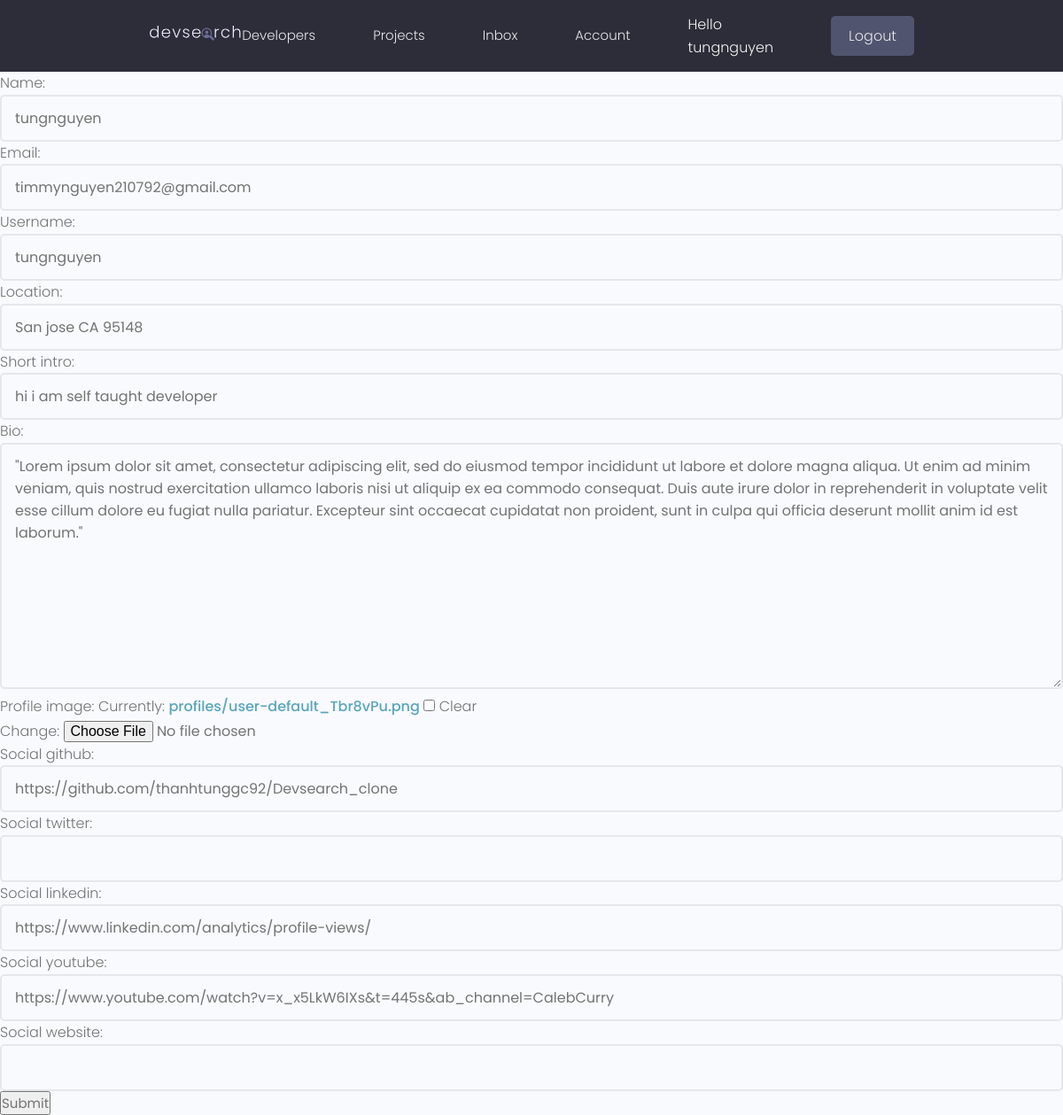
Page /profiles/user/edit (signed in) on the earlier database version.
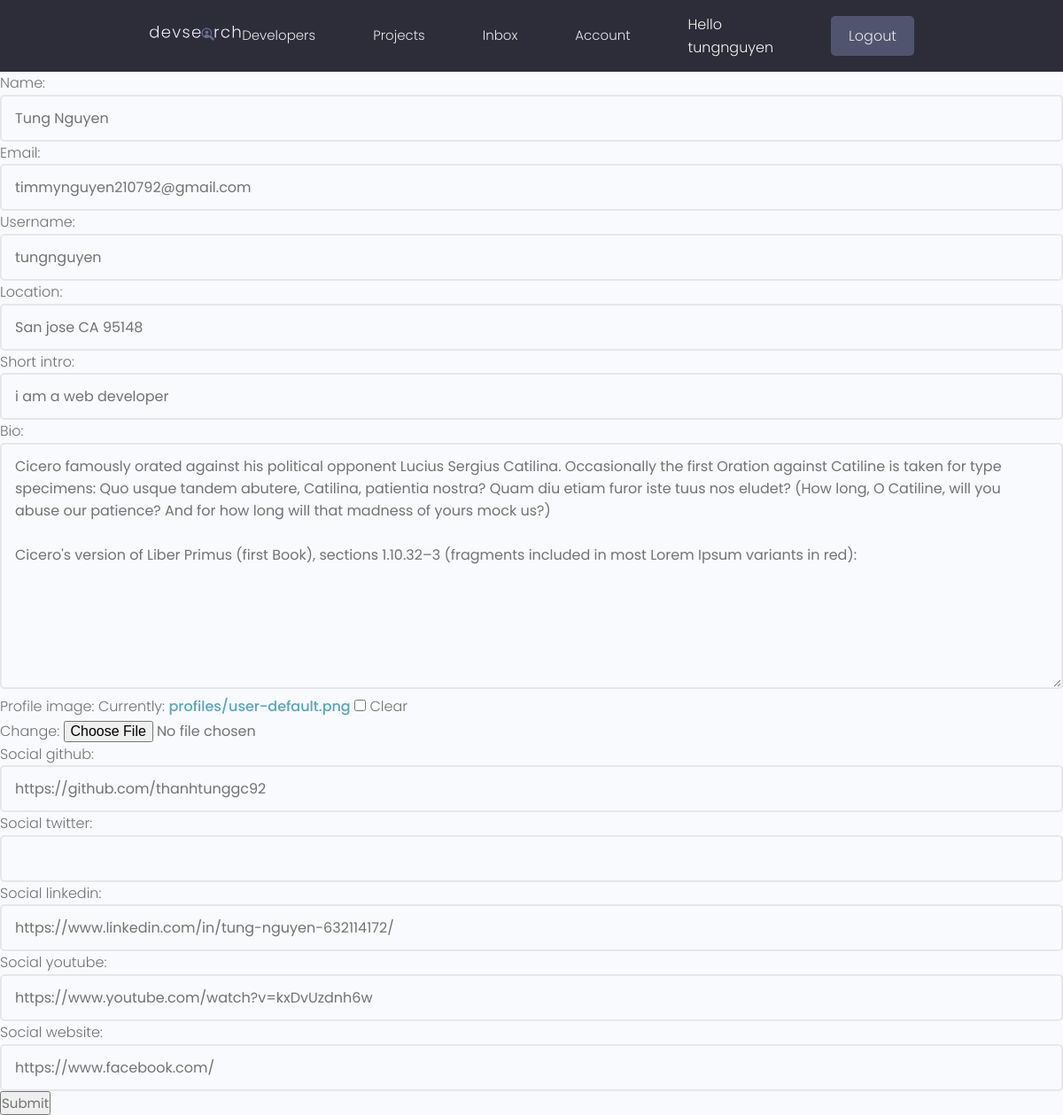
Same page on the later database version.
### users/models.py (models this page shows, shortened)
class Profile(models.Model):
    user = models.OneToOneField(User,on_delete=models.CASCADE , null=True, blank= True)
    name = models.CharField(max_length=255, blank=True, null=True)
    email = models.EmailField(max_length=500 , blank=True, null=True)
    username = models.CharField(max_length=255, blank=True, null=True)
    location = models.CharField(max_length=255, blank=True, null=True)
    short_intro = models.CharField(max_length=255, blank=True , null=True)
    bio = models.TextField(blank=True,null=True)
    profile_image = models.ImageField(null=True , blank=True, upload_to='profiles/', default='profiles/user-default.png')
    social_github = models.CharField(max_length=255, blank=True, null=True)
    social_twitter = models.CharField(max_length=255, blank=True, null=True)
    social_linkedin = models.CharField(max_length=255, blank=True, null=True)
    social_youtube = models.CharField(max_length=255, blank=True, null=True)
    social_website = models.CharField(max_length=255, blank=True, null=True)
    created = models.DateTimeField(auto_now_add=True)
    id = models.UUIDField(default=uuid.uuid4, unique=True, primary_key=True, editable=False)
    class Meta:
        ordering = ['created']

### users/views.py (the view)
# urls.py: path('user/edit',views.editUser,name="edit-user"),
@login_required(login_url='login')
def editUser(request):
    profile = request.user.profile
    form =ProfileForm(instance=profile)
    if request.method =='POST':
        form = ProfileForm(request.POST,request.FILES,instance=profile)
        if form.is_valid():
            form.save()
            return redirect('user')
    context={'form':form}
    return render(request,'users/user_form.html',context)

### users/forms.py
class ProfileForm(ModelForm):
    class Meta:
        model = Profile
        fields = ['name','email','username','location','short_intro','bio','profile_image','social_github','social_twitter',
                  'social_linkedin','social_youtube','social_website']
    def __init__(self, *args,**kwargs):
        super(ProfileForm,self).__init__(*args,**kwargs)  #style editform
        for k, field in self.fields.items():
            field.widget.attrs.update({'class':'input'})

### users/templates/users/user_form.html (shortened to what this page needs)
{% extends 'main.html'%}
{% block content %}
<form action="" method="POST" enctype="multipart/form-data">
    {{form.as_p}}
    <input type="submit" name="submit" id="">
</form>
{% endblock content %}

Differences in the rows shown:
removed Profile: name "tungnguyen", email "timmynguyen210792@gmail.com", username "tungnguyen", location "San jose CA 95148", short_intro "hi i am self taught developer", bio "\"Lorem ipsum dolor sit amet, consectetur adipiscing elit, sed do eiusmod tempor incididunt ut labore et dolore magna aliqua. Ut enim ad minim veniam, quis nostrud exercitation ullamco laboris nisi ut aliquip ex ea commodo consequat. Duis aute irure dolor in reprehenderit in voluptate velit esse cillum dolore eu fugiat nulla pariatur. Excepteur sint occaecat cupidatat non proident, sunt in culpa qui officia deserunt mollit anim id est laborum.\"", social_github "https://github.com/thanhtunggc92/Devsearch_clone", social_linkedin "https://www.linkedin.com/analytics/profile-views/", social_youtube "https://www.youtube.com/watch?v=x_x5LkW6IXs&t=445s&ab_channel=CalebCurry"
added Profile: name "Tung Nguyen", email "timmynguyen210792@gmail.com", username "tungnguyen", location "San jose CA 95148", short_intro "i am a web developer", bio "Cicero famously orated against his political opponent Lucius Sergius Catilina. Occasionally the first Oration against Catiline is taken for type specimens: Quo usque tandem abutere, Catilina, patientia nostra? Quam diu etiam furor iste tuus nos eludet? (How long, O Catiline, will you abuse our patience? And for how long will that madness of yours mock us?) Cicero's version of Liber Primus (first Book), sections 1.10.32–3 (fragments included in most Lorem Ipsum variants in red):", social_github "https://github.com/thanhtunggc92", social_linkedin "https://www.linkedin.com/in/tung-nguyen-632114172/", social_youtube "https://www.youtube.com/watch?v=kxDvUzdnh6w", social_website "https://www.facebook.com/"
Other differences:
text no longer shown: "Name: Email: Username: Location: Short intro: Bio: Profile image: Currently: profiles/user-default_Tbr8vPu.png Clear Change: Social github: Social twitter: Social linkedin: Social youtube: Social website:"
text now shown: "Name: Email: Username: Location: Short intro: Bio: Profile image: Currently: profiles/user-default.png Clear Change: Social github: Social twitter: Social linkedin: Social youtube: Social website:"
